Frame 1 (no input): blank canvas, image omitted
Frame 60 (no input): blank canvas, image omitted
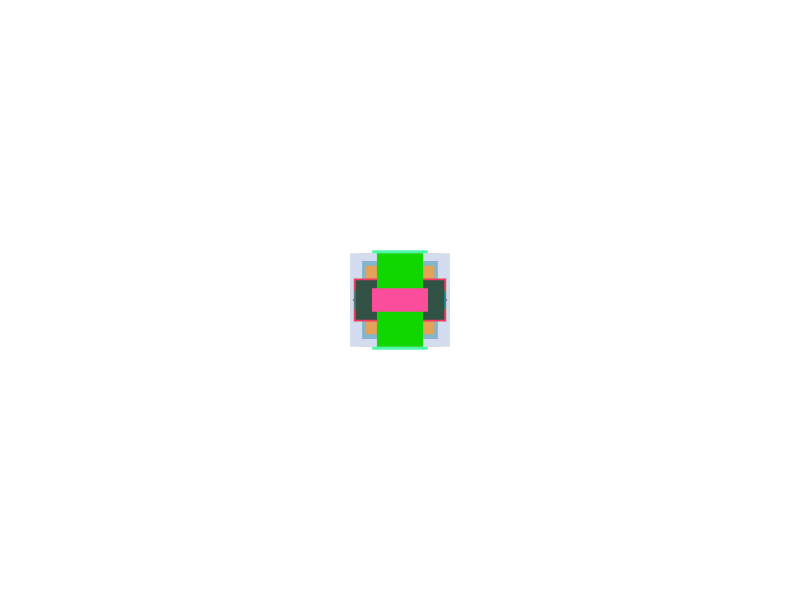
Frame 120 (the mouse pressed at the canvas centre since frame 60)

The p5.js sketch whose frames 1 and 60 were blank and that drew this single picture after the mouse press (run headless with seeded random() and noise() and a simulated clock; from frame 60 on, the mouse is pressed at the canvas centre):

// p5.js sketch
// ── sketch.js
function setup() {
  // put setup code here
  createCanvas(800,600)
}

function draw() {
  // put drawing code here
  rectMode(CENTER);
  noStroke();
  rect(mouseX, mouseY, 20, 20); // Draw a circle
  if (mouseIsPressed) {
    fill(random(255), random(255), random(255));
    rect(mouseX, mouseY, random(100), random(100));
  }
}

function mouseReleased() {
  fill(255);
}
